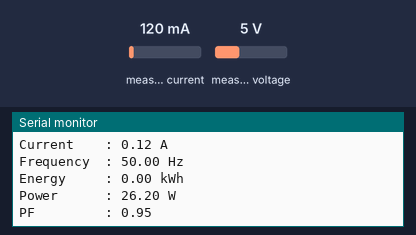
This sketch was run on a simulated ESP32. Parts: the last lines printed to the serial monitor. Inputs (shaded band) come from the test bench; at power-on: measured current 120 mA, measured voltage 5 V.

Above: at 1.2 s.
1.3 s: measured current set to 40 mA
At 2.28 s:
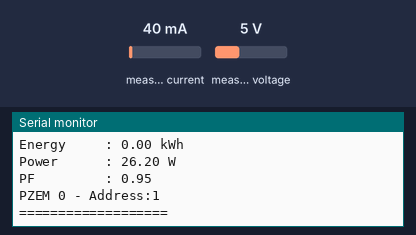
2.8 s: measured voltage set to 0.3 V
At 3.9 s:
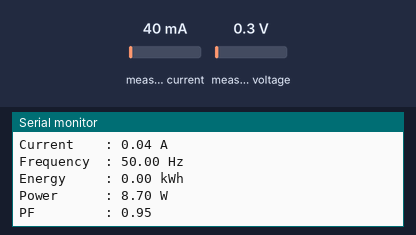
4.3 s: measured current set to 500 mA
At 4.5 s:
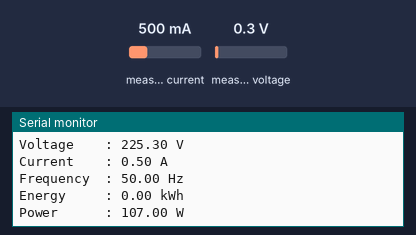
Timing chart, 0 to 7.3 s (numbered marks = the images above; inputs shaded):
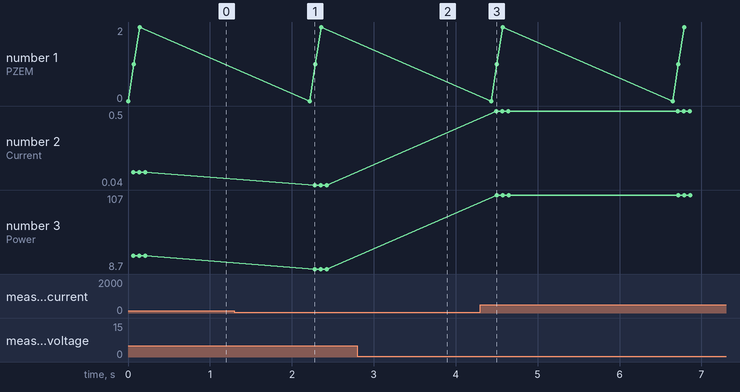

Measured:
- after the input at 4.3 s, the serial monitor: prints a new line after 0.20 s (image 3)
- plotted number 2: 0.12 → 0.04 after the input at 1.3 s, 0.04 → 0.5 after the input at 4.3 s
- plotted number 3: 26.2 → 8.7 after the input at 1.3 s, 8.7 → 107 after the input at 4.3 s

The sketch:

Device2.ino
```cpp
#include <PZEM004Tv30.h>

#if !defined(pRX) && !defined(pTX)
#define pRX 25
#define pTX 26
#endif

#if !defined(PZEM_SERIAL)
#define PZEM_SERIAL Serial2
#endif

#define num 3
PZEM004Tv30 pzems[num];

// Uncomment USE_SOFTWARE_SERIAL in order to enable Softare serial
// #define USE_SOFTWARE_SERIAL

#if defined(USE_SOFTWARE_SERIAL) && defined(ESP32)
    #error "Can not use SoftwareSerial with ESP32"
#elif defined(USE_SOFTWARE_SERIAL)
    #include <SoftwareSerial.h>
    SoftwareSerial pzemSWSerial(pRX, pTX);
#endif

int i;
struct var{
  float volt, curr, freq, enrgy, power, pf;
} dev[num];


void printSerial(){
  Serial.printf("Voltage    : %.2f\ V\n", dev[i].volt);
  Serial.printf("Current    : %.2f\ A\n", dev[i].curr);
  Serial.printf("Frequency  : %.2f\ Hz\n", dev[i].freq);
  Serial.printf("Energy     : %.2f\ kWh\n", dev[i].enrgy);
  Serial.printf("Power      : %.2f\ W\n", dev[i].power);
  Serial.printf("PF         : %.2f\ \n\n", dev[i].pf);
}


void setup() {
    Serial.begin(115200);

    // For each PZEM, initialize it
    for(int i = 0; i < num; i++){
    #if defined(USE_SOFTWARE_SERIAL)
            // Initialize the PZEMs with Software Serial
            pzems[i] = PZEM004Tv30(pzemSWSerial, 0x10 + i);
    #elif defined(ESP32)
            // Initialize the PZEMs with Hardware Serial2 on RX/TX pins 16 and 17
            pzems[i] = PZEM004Tv30(PZEM_SERIAL, pRX, pTX, 0x10 + i);
    #else
            pzems[i] = PZEM004Tv30(PZEM_SERIAL, 0x10 + i);
    #endif
    }
}

void loop() {
    for(i = 0; i < num; i++){
        Serial.print("PZEM ");
        Serial.print(i);
        Serial.print(" - Address:");
        Serial.println(pzems[i].getAddress(), HEX);
        Serial.println("===================");

        dev[i].volt = pzems[i].voltage();
        dev[i].curr = pzems[i].current();
        dev[i].freq = pzems[i].frequency();
        dev[i].power = pzems[i].power();
        dev[i].enrgy = pzems[i].energy();
        dev[i].pf = pzems[i].pf();

          if(isnan(dev[i].volt)){
            dev[i].volt = 0;
        } if (isnan(dev[i].curr)) {
            dev[i].curr = 0;
        } if (isnan(dev[i].power)) {
            dev[i].power = 0;
        } if (isnan(dev[i].enrgy)) {
            dev[i].enrgy = 0;
        } if (isnan(dev[i].freq)) {
            dev[i].freq = 0;
        } if (isnan(dev[i].pf)) {
            dev[i].pf = 0;
        }
        printSerial();
    }
    delay(2000);
}
```
